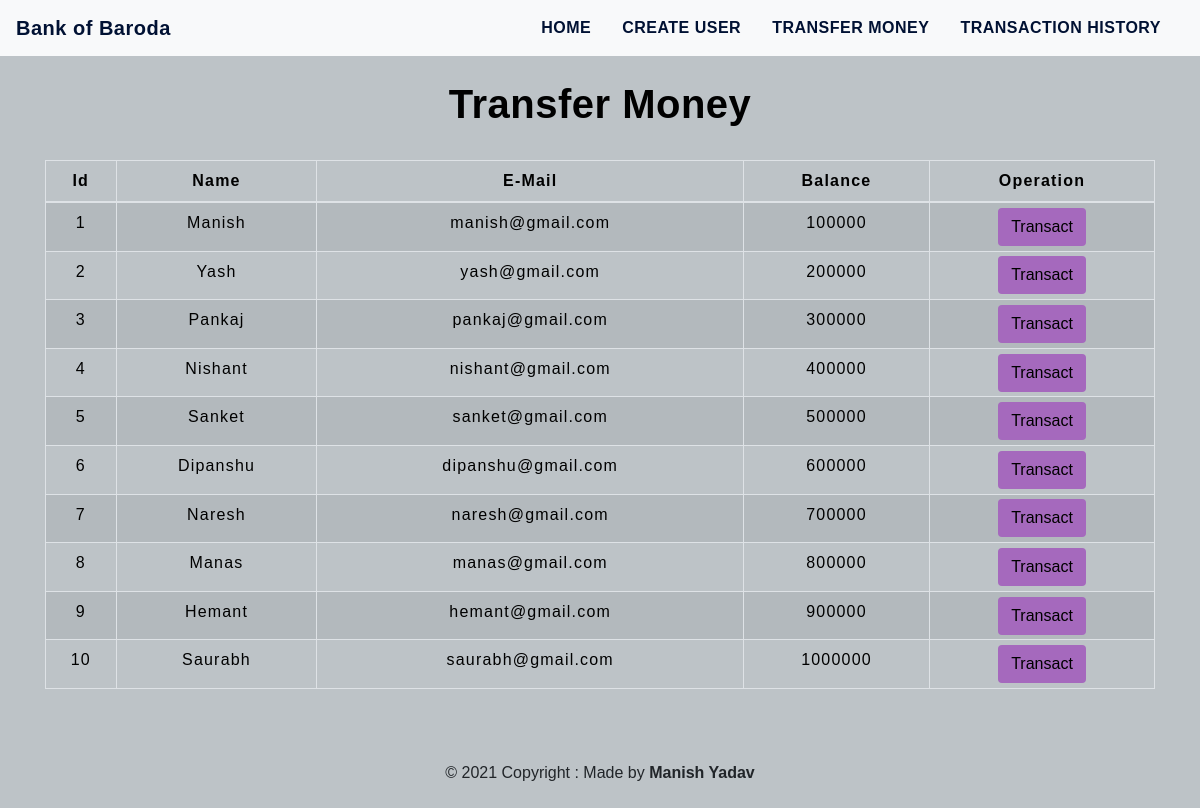
The app's page /transfermoney.php with its own data.
### tables this page shows
CREATE TABLE `users` (
  `id` int(3) NOT NULL,
  `name` text NOT NULL,
  `email` varchar(30) NOT NULL,
  `balance` int(8) NOT NULL
);

### transfermoney.php (the view, shortened to what this page needs)
<!DOCTYPE html>
<html lang="en">
<head>
    <link rel="stylesheet" href="https://maxcdn.bootstrapcdn.com/bootstrap/4.0.0/css/bootstrap.min.css">
    <link rel="stylesheet" type="text/css" href="css/table.css">
    <link rel="stylesheet" type="text/css" href="css/navbar.css">
</head>
<body style="background-color : #BDC3C7;">
    <?php
    include 'config.php';
    $sql = "SELECT * FROM users";
    $result = mysqli_query($conn, $sql);
    ?>
    <?php
    include 'navbar.php';
    ?>
    <div class="container">
        <h2 class="text-center pt-4" style="color : black;"><b>Transfer Money</b></h2>
        <br>
        <div class="row">
            <div class="col">
                <div class="table-responsive-sm">
                    <table class="table table-hover table-sm table-striped table-condensed table-bordered" style="border-color:black;">
                        <thead style="color : black;">
                            <tr>
                                <th scope="col" class="text-center py-2">Id</th>
                                <th scope="col" class="text-center py-2">Name</th>
                                <th scope="col" class="text-center py-2">E-Mail</th>
                                <th scope="col" class="text-center py-2">Balance</th>
                                <th scope="col" class="text-center py-2">Operation</th>
                            </tr>
                        </thead>
                        <tbody>
                            <?php
                            while ($rows = mysqli_fetch_assoc($result)) {
                            ?>
                                <tr style="color : black;">
                                    <td class="py-2"><?php echo $rows['id'] ?></td>
                                    <td class="py-2"><?php echo $rows['name'] ?></td>
                                    <td class="py-2"><?php echo $rows['email'] ?></td>
                                    <td class="py-2"><?php echo $rows['balance'] ?></td>
                                    <td><a href="selecteduserdetail.php?id= <?php echo $rows['id']; ?>"> <button type="button" class="btn" style="background-color : #A569BD;">Transact</button></a></td>
                                </tr>
                            <?php
                            }
                            ?>
                        </tbody>
                    </table>
                </div>
            </div>
        </div>
    </div>
    <footer class="text-center mt-5 py-2">
        <p>&copy 2021 Copyright : Made by <b>Manish Yadav</b></p>
    </footer>
</body>
</html>

### navbar.php (shortened to what this page needs)
<nav class="navbar navbar-expand-md navbar-light bg-light">
<a class="navbar-brand" href="index.php" style="color : #001133;"><b>Bank of Baroda</b></a>
<div class="collapse navbar-collapse" id="collapsibleNavbar">
      <ul class="navbar-nav ml-auto">
        <li class="nav-item">
          <a class="nav-link" href="index.php" style="color : #001133;"><b>HOME</b></a>
        </li>
        <li class="nav-item">
          <a class="nav-link" href="createuser.php" style="color : #001133;"><b>CREATE USER</b></a>
        </li>
        <li class="nav-item">
          <a class="nav-link" href="transfermoney.php" style="color : #001133;"><b>TRANSFER MONEY</b></a>
        </li>
        <li class="nav-item">
          <a class="nav-link" href="transactionhistory.php" style="color : #001133;"><b>TRANSACTION HISTORY</b></a>
        </li>
    </div>
 </nav>

### css/table.css (style rules this page uses)
* { padding: 0; margin: 0; box-sizing: border-box; font-family: sans-serif; }
h2 { font-size: 40px; }
table { letter-spacing: 1.2px; }
td { text-align: center; }
button { border:none; background: #d9d9d9; transition: 1s; }

### css/navbar.css (style rules this page uses)
.nav-link { margin-right: 15px; color:#2F363F; letter-spacing: 0.5px; transition: 0.5s; }
.navbar-brand { color: #4C4B4B; letter-spacing: 0.5px; }
h2 { color: #4C4B4B; letter-spacing: 0.5px; font-family: raleway; }

### transfermoney.php (style rules this page uses)
button { transition: 1.5s; }

### records on screen
users: id "1", name "Manish", email "manish@gmail.com", balance "100000"
users: id "2", name "Yash", email "yash@gmail.com", balance "200000"
users: id "3", name "Pankaj", email "pankaj@gmail.com", balance "300000"
users: id "4", name "Nishant", email "nishant@gmail.com", balance "400000"
users: id "5", name "Sanket", email "sanket@gmail.com", balance "500000"
users: id "6", name "Dipanshu", email "dipanshu@gmail.com", balance "600000"
users: id "7", name "Naresh", email "naresh@gmail.com", balance "700000"
users: id "8", name "Manas", email "manas@gmail.com", balance "800000"
users: id "9", name "Hemant", email "hemant@gmail.com", balance "900000"
users: id "10", name "Saurabh", email "saurabh@gmail.com", balance "1000000"
